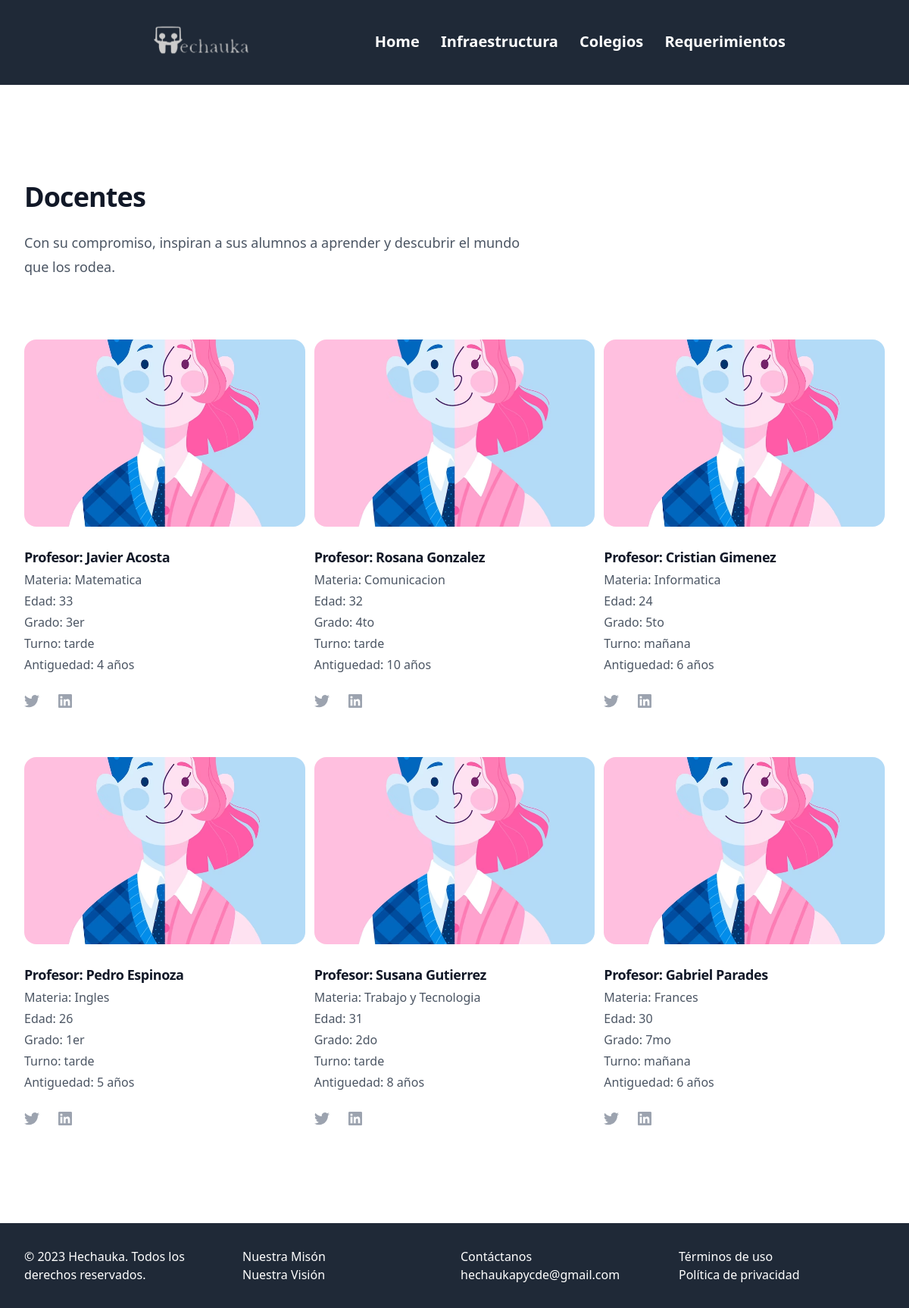
Screenshot of /colegios/docente/1 with the database file from the repository.
### all_july_hack/modelos.py (models this page shows)
class Docente(db.Model):
    id = db.Column(db.Integer, primary_key=True)
    nombre = db.Column(db.String(100), unique=True, nullable=False)
    apellido = db.Column(db.String(100), nullable=False)
    edad = db.Column(db.Integer, nullable=False)
    materia = db.Column(db.String(100), nullable=False)
    grado = db.Column(db.String(100), nullable=False)
    turno = db.Column(db.String(100), nullable=False)
    antiguedad = db.Column(db.String(100), nullable=False)
    escuela_id = db.Column(db.Integer, db.ForeignKey('escuela.id'), nullable=False)

### all_july_hack/app.py (the view)
@app.route('/colegios/docente/<id>')
def colegios_docente(id):
    search_query = request.args.get('buscador', '')
    if search_query:
        docentes = Docente.query.filter(
            (Docente.escuela_id == id) &
            ((Docente.materia.ilike(f'%{search_query}%')) |
             (Docente.grado.ilike(f'%{search_query}%')) |
             (Docente.nombre.ilike(f'%{search_query}%')) |
             (Docente.apellido.ilike(f'%{search_query}%')) |
             (Docente.turno.ilike(f'%{search_query}%')))
        ).all()
    else:
        docentes = Docente.query.filter_by(escuela_id=id).all()
    return render_template('colegios_docente.html', docentes=docentes, id=id)

### all_july_hack/templates/colegios_docente.html (shortened to what this page needs)
{%extends 'base.html' %} {% block titulo %} Docente {% endblock %} {% block
    contenido %}
    <div class="bg-white py-24 sm:py-32">
      <div class="mx-auto max-w-7xl px-6 lg:px-8">
        <div class="mx-auto max-w-2xl lg:mx-0">
          <h2 class="text-3xl font-bold tracking-tight text-gray-900 sm:text-4xl">
            Docentes
          </h2>
          <p class="mt-6 text-lg leading-8 text-gray-600">
            Con su compromiso, inspiran a sus alumnos a aprender y descubrir el
            mundo que los rodea.
          </p>
        </div>
        <ul
          role="list"
          class="mx-auto mt-20 grid max-w-2xl grid-cols-3 gap-x-3 gap-y-16 sm:grid-cols-2 lg:mx-0 lg:max-w-none lg:grid-cols-3"
        >
        {% for docente in docentes %}
        <li>
            <img
              class="aspect-[3/2] w-full rounded-2xl object-cover"
              src="/static/profes.avif"
              alt="Foto del Profesor"
            />
            <h3
              class="mt-6 text-lg font-semibold leading-8 tracking-tight text-gray-900"
            >
            Profesor: {{docente.nombre}} {{docente.apellido}}
            </h3>
            <p class="text-base leading-7 text-gray-600">Materia: {{docente.materia}}</p>
            <p class="text-base leading-7 text-gray-600">Edad: {{docente.edad}}</p>
            <p class="text-base leading-7 text-gray-600">Grado: {{docente.grado}}</p>
            <p class="text-base leading-7 text-gray-600">Turno: {{docente.turno}}</p>
            <p class="text-base leading-7 text-gray-600">Antiguedad: {{docente.antiguedad}}</p>
            <ul role="list" class="mt-6 flex gap-x-6">
              <li>
                <a href="#" class="text-gray-400 hover:text-gray-500">
                </a>
              </li>
              <li>
                <a href="#" class="text-gray-400 hover:text-gray-500">
                </a>
              </li>
            </ul>
          </li>
    {% endfor %}
        </ul>
      </div>
    </div>
    {% endblock %}

### all_july_hack/templates/base.html (shortened to what this page needs)
<!DOCTYPE html>
<html lang="es">
<head>
    <script src="https://cdn.tailwindcss.com"></script>
</head>
<body>
    <header class="bg-gray-800 ">
        <nav class="mx-auto flex  items-center justify-between pl-2 " aria-label="Global">
          <img class= "w-1/6 ml-48 " src="/static/Logo.png" alt="">
          <div class="lg:flex lg:gap-x-4">
            <div class="ml-24">
            <a href="/homepage" class="text-xl font-semibold leading-6 text-white mr-6">Home</a>
            <a href="#" class="text-xl font-semibold leading-6 text-white mr-6">Infraestructura</a>
            <a href="#" class="text-xl font-semibold leading-6 text-white mr-6">Colegios</a>
            <a href="#" class="text-xl font-semibold leading-6 text-white mr-6">Requerimientos</a>
          </div>
          </div>
        </nav>
      </header>
            {% block contenido %}
            {% endblock %}
    <footer class="bg-gray-800 py-8">
      <div class="max-w-full mx-auto px-4 sm:px-6 lg:px-8">
        <div class="grid grid-cols-4 gap-4">
          <div class="text-white">
            <p>© 2023 Hechauka. Todos los derechos reservados.</p>
          </div>
          <div class="text-white">
            <p href="#" class="hover:text-gray-300">Nuestra Misón</p>
            <p href="#" class="hover:text-gray-300">Nuestra Visión</p>
            </div>
          <div class="text-white">
            <p href="#" class="hover:text-gray-300">Contáctanos</p>
            <p href="#" class="hover:text-gray-300">hechaukapycde@gmail.com</p>
          </div>
          <div class="text-white">
            <p max-w-7xl="#" class="hover:text-gray-300">Términos de uso</p>
            <p href="#" class="hover:text-gray-300">Política de privacidad</p>
          </div>
        </div>
      </div>
    </footer>
</body>
</html>

### rows the page displays
Docente: nombre "Javier", apellido "Acosta", materia "Matematica", edad "33", grado "3er", turno "tarde", antiguedad "4 años"
Docente: nombre "Rosana", apellido "Gonzalez", materia "Comunicacion", edad "32", grado "4to", turno "tarde", antiguedad "10 años"
Docente: nombre "Cristian", apellido "Gimenez", materia "Informatica", edad "24", grado "5to", turno "mañana", antiguedad "6 años"
Docente: nombre "Pedro", apellido "Espinoza", materia "Ingles", edad "26", grado "1er", turno "tarde", antiguedad "5 años"
Docente: nombre "Susana", apellido "Gutierrez", materia "Trabajo y Tecnologia", edad "31", grado "2do", turno "tarde", antiguedad "8 años"
Docente: nombre "Gabriel", apellido "Parades", materia "Frances", edad "30", grado "7mo", turno "mañana", antiguedad "6 años"
